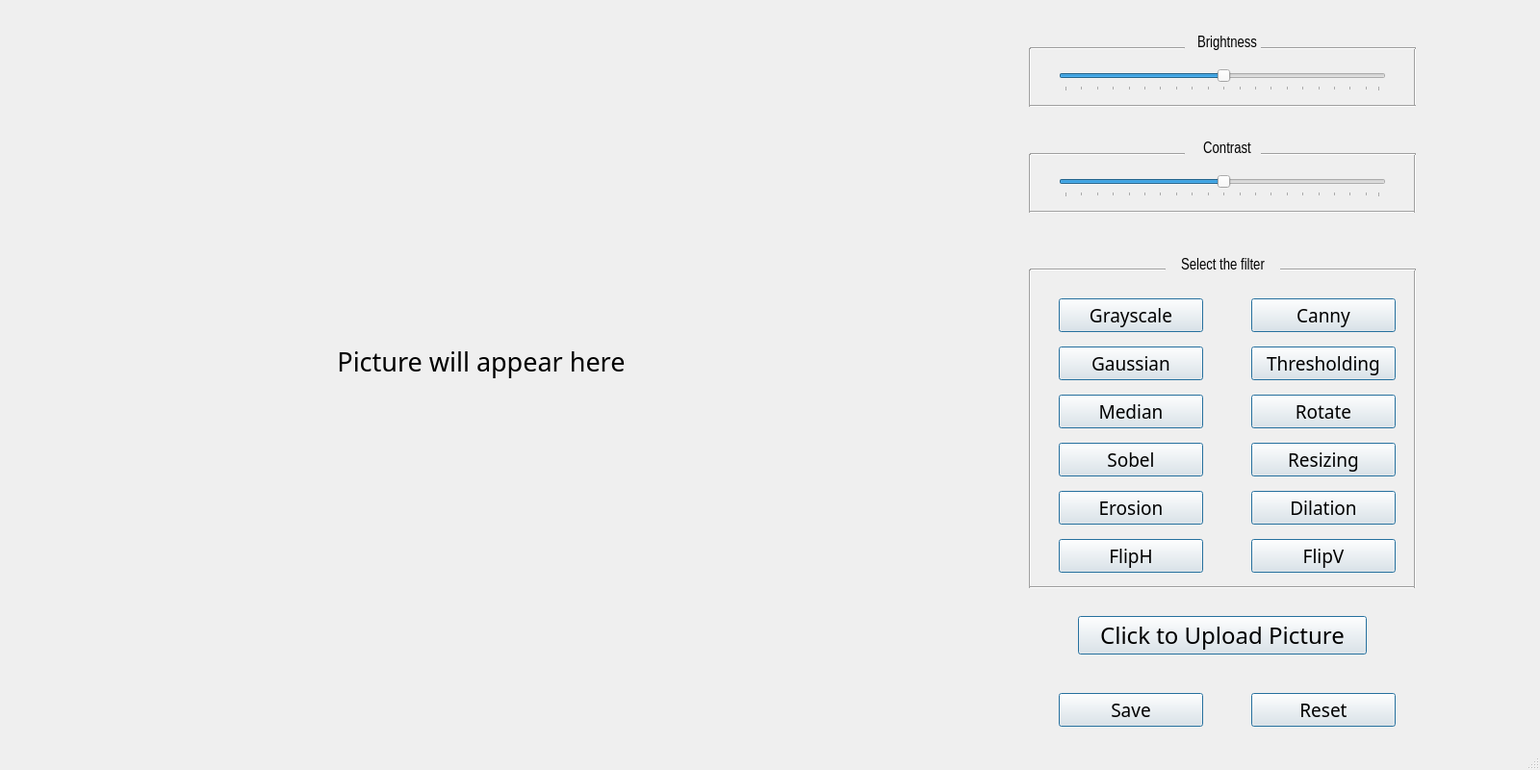
<?xml version="1.0" encoding="UTF-8"?>
<ui version="4.0">
 <class>Camera</class>
 <widget class="QMainWindow" name="Camera">
  <property name="geometry">
   <rect>
    <x>0</x>
    <y>0</y>
    <width>1600</width>
    <height>800</height>
   </rect>
  </property>
  <property name="font">
   <font>
    <family>Arial Rounded MT Bold</family>
   </font>
  </property>
  <property name="windowTitle">
   <string>MainWindow</string>
  </property>
  <widget class="QWidget" name="centralwidget">
   <widget class="QLabel" name="imagelabel">
    <property name="geometry">
     <rect>
      <x>0</x>
      <y>0</y>
      <width>1000</width>
      <height>750</height>
     </rect>
    </property>
    <property name="sizePolicy">
     <sizepolicy hsizetype="Expanding" vsizetype="Expanding">
      <horstretch>0</horstretch>
      <verstretch>0</verstretch>
     </sizepolicy>
    </property>
    <property name="font">
     <font>
      <family>Agency FB</family>
      <pointsize>20</pointsize>
     </font>
    </property>
    <property name="text">
     <string>Picture will appear here</string>
    </property>
    <property name="alignment">
     <set>Qt::AlignCenter</set>
    </property>
   </widget>
   <widget class="QPushButton" name="uploadimage">
    <property name="geometry">
     <rect>
      <x>1120</x>
      <y>640</y>
      <width>300</width>
      <height>40</height>
     </rect>
    </property>
    <property name="font">
     <font>
      <family>Agency FB</family>
      <pointsize>18</pointsize>
      <weight>50</weight>
      <bold>false</bold>
     </font>
    </property>
    <property name="text">
     <string>Click to Upload Picture</string>
    </property>
    <property name="autoDefault">
     <bool>false</bool>
    </property>
    <property name="default">
     <bool>true</bool>
    </property>
    <property name="flat">
     <bool>false</bool>
    </property>
   </widget>
   <widget class="QPushButton" name="grayscale">
    <property name="geometry">
     <rect>
      <x>1100</x>
      <y>310</y>
      <width>150</width>
      <height>35</height>
     </rect>
    </property>
    <property name="font">
     <font>
      <family>Agency FB</family>
      <pointsize>14</pointsize>
      <weight>50</weight>
      <bold>false</bold>
     </font>
    </property>
    <property name="text">
     <string>Grayscale</string>
    </property>
    <property name="default">
     <bool>true</bool>
    </property>
    <property name="flat">
     <bool>false</bool>
    </property>
   </widget>
   <widget class="QPushButton" name="gaussian">
    <property name="geometry">
     <rect>
      <x>1100</x>
      <y>360</y>
      <width>150</width>
      <height>35</height>
     </rect>
    </property>
    <property name="font">
     <font>
      <family>Agency FB</family>
      <pointsize>14</pointsize>
      <weight>50</weight>
      <bold>false</bold>
     </font>
    </property>
    <property name="text">
     <string>Gaussian</string>
    </property>
    <property name="default">
     <bool>true</bool>
    </property>
    <property name="flat">
     <bool>false</bool>
    </property>
   </widget>
   <widget class="QPushButton" name="median">
    <property name="geometry">
     <rect>
      <x>1100</x>
      <y>410</y>
      <width>150</width>
      <height>35</height>
     </rect>
    </property>
    <property name="font">
     <font>
      <family>Agency FB</family>
      <pointsize>14</pointsize>
      <weight>50</weight>
      <bold>false</bold>
     </font>
    </property>
    <property name="text">
     <string>Median</string>
    </property>
    <property name="default">
     <bool>true</bool>
    </property>
    <property name="flat">
     <bool>false</bool>
    </property>
   </widget>
   <widget class="QPushButton" name="sobel">
    <property name="geometry">
     <rect>
      <x>1100</x>
      <y>460</y>
      <width>150</width>
      <height>35</height>
     </rect>
    </property>
    <property name="font">
     <font>
      <family>Agency FB</family>
      <pointsize>14</pointsize>
      <weight>50</weight>
      <bold>false</bold>
     </font>
    </property>
    <property name="text">
     <string>Sobel</string>
    </property>
    <property name="default">
     <bool>true</bool>
    </property>
    <property name="flat">
     <bool>false</bool>
    </property>
   </widget>
   <widget class="QPushButton" name="save">
    <property name="geometry">
     <rect>
      <x>1100</x>
      <y>720</y>
      <width>150</width>
      <height>35</height>
     </rect>
    </property>
    <property name="font">
     <font>
      <family>Agency FB</family>
      <pointsize>14</pointsize>
      <weight>50</weight>
      <bold>false</bold>
     </font>
    </property>
    <property name="text">
     <string>Save</string>
    </property>
    <property name="default">
     <bool>true</bool>
    </property>
    <property name="flat">
     <bool>false</bool>
    </property>
   </widget>
   <widget class="QPushButton" name="canny">
    <property name="geometry">
     <rect>
      <x>1300</x>
      <y>310</y>
      <width>150</width>
      <height>35</height>
     </rect>
    </property>
    <property name="font">
     <font>
      <family>Agency FB</family>
      <pointsize>14</pointsize>
      <weight>50</weight>
      <bold>false</bold>
     </font>
    </property>
    <property name="text">
     <string>Canny</string>
    </property>
    <property name="default">
     <bool>true</bool>
    </property>
    <property name="flat">
     <bool>false</bool>
    </property>
   </widget>
   <widget class="QPushButton" name="thresholding">
    <property name="geometry">
     <rect>
      <x>1300</x>
      <y>360</y>
      <width>150</width>
      <height>35</height>
     </rect>
    </property>
    <property name="font">
     <font>
      <family>Agency FB</family>
      <pointsize>14</pointsize>
      <weight>50</weight>
      <bold>false</bold>
     </font>
    </property>
    <property name="text">
     <string>Thresholding</string>
    </property>
    <property name="default">
     <bool>true</bool>
    </property>
    <property name="flat">
     <bool>false</bool>
    </property>
   </widget>
   <widget class="QPushButton" name="imagerotation">
    <property name="geometry">
     <rect>
      <x>1300</x>
      <y>410</y>
      <width>150</width>
      <height>35</height>
     </rect>
    </property>
    <property name="font">
     <font>
      <family>Agency FB</family>
      <pointsize>14</pointsize>
      <weight>50</weight>
      <bold>false</bold>
     </font>
    </property>
    <property name="text">
     <string>Rotate</string>
    </property>
    <property name="default">
     <bool>true</bool>
    </property>
    <property name="flat">
     <bool>false</bool>
    </property>
   </widget>
   <widget class="QPushButton" name="reset">
    <property name="geometry">
     <rect>
      <x>1300</x>
      <y>720</y>
      <width>150</width>
      <height>35</height>
     </rect>
    </property>
    <property name="font">
     <font>
      <family>Agency FB</family>
      <pointsize>14</pointsize>
      <weight>50</weight>
      <bold>false</bold>
     </font>
    </property>
    <property name="text">
     <string>Reset</string>
    </property>
    <property name="default">
     <bool>true</bool>
    </property>
    <property name="flat">
     <bool>false</bool>
    </property>
   </widget>
   <widget class="QPushButton" name="imageresizing">
    <property name="geometry">
     <rect>
      <x>1300</x>
      <y>460</y>
      <width>150</width>
      <height>35</height>
     </rect>
    </property>
    <property name="font">
     <font>
      <family>Agency FB</family>
      <pointsize>14</pointsize>
      <weight>50</weight>
      <bold>false</bold>
     </font>
    </property>
    <property name="text">
     <string>Resizing</string>
    </property>
    <property name="default">
     <bool>true</bool>
    </property>
    <property name="flat">
     <bool>false</bool>
    </property>
   </widget>
   <widget class="QPushButton" name="erosion">
    <property name="geometry">
     <rect>
      <x>1100</x>
      <y>510</y>
      <width>150</width>
      <height>35</height>
     </rect>
    </property>
    <property name="font">
     <font>
      <family>Agency FB</family>
      <pointsize>14</pointsize>
      <weight>50</weight>
      <bold>false</bold>
     </font>
    </property>
    <property name="text">
     <string>Erosion</string>
    </property>
    <property name="default">
     <bool>true</bool>
    </property>
    <property name="flat">
     <bool>false</bool>
    </property>
   </widget>
   <widget class="QPushButton" name="dilation">
    <property name="geometry">
     <rect>
      <x>1300</x>
      <y>510</y>
      <width>150</width>
      <height>35</height>
     </rect>
    </property>
    <property name="font">
     <font>
      <family>Agency FB</family>
      <pointsize>14</pointsize>
      <weight>50</weight>
      <bold>false</bold>
     </font>
    </property>
    <property name="text">
     <string>Dilation</string>
    </property>
    <property name="default">
     <bool>true</bool>
    </property>
    <property name="flat">
     <bool>false</bool>
    </property>
   </widget>
   <widget class="QPushButton" name="flipH">
    <property name="geometry">
     <rect>
      <x>1100</x>
      <y>560</y>
      <width>150</width>
      <height>35</height>
     </rect>
    </property>
    <property name="font">
     <font>
      <family>Agency FB</family>
      <pointsize>14</pointsize>
      <weight>50</weight>
      <bold>false</bold>
     </font>
    </property>
    <property name="text">
     <string>FlipH</string>
    </property>
    <property name="default">
     <bool>true</bool>
    </property>
    <property name="flat">
     <bool>false</bool>
    </property>
   </widget>
   <widget class="QPushButton" name="flipV">
    <property name="geometry">
     <rect>
      <x>1300</x>
      <y>560</y>
      <width>150</width>
      <height>35</height>
     </rect>
    </property>
    <property name="font">
     <font>
      <family>Agency FB</family>
      <pointsize>14</pointsize>
      <weight>50</weight>
      <bold>false</bold>
     </font>
    </property>
    <property name="text">
     <string>FlipV</string>
    </property>
    <property name="default">
     <bool>true</bool>
    </property>
    <property name="flat">
     <bool>false</bool>
    </property>
   </widget>
   <widget class="QLabel" name="label">
    <property name="geometry">
     <rect>
      <x>1200</x>
      <y>260</y>
      <width>141</width>
      <height>31</height>
     </rect>
    </property>
    <property name="font">
     <font>
      <family>Arial Narrow</family>
      <pointsize>12</pointsize>
     </font>
    </property>
    <property name="text">
     <string>Select the filter</string>
    </property>
    <property name="alignment">
     <set>Qt::AlignCenter</set>
    </property>
   </widget>
   <widget class="Line" name="line">
    <property name="geometry">
     <rect>
      <x>1070</x>
      <y>270</y>
      <width>141</width>
      <height>20</height>
     </rect>
    </property>
    <property name="orientation">
     <enum>Qt::Horizontal</enum>
    </property>
   </widget>
   <widget class="Line" name="line_2">
    <property name="geometry">
     <rect>
      <x>1060</x>
      <y>280</y>
      <width>20</width>
      <height>331</height>
     </rect>
    </property>
    <property name="orientation">
     <enum>Qt::Vertical</enum>
    </property>
   </widget>
   <widget class="Line" name="line_3">
    <property name="geometry">
     <rect>
      <x>1070</x>
      <y>600</y>
      <width>401</width>
      <height>20</height>
     </rect>
    </property>
    <property name="orientation">
     <enum>Qt::Horizontal</enum>
    </property>
   </widget>
   <widget class="Line" name="line_4">
    <property name="geometry">
     <rect>
      <x>1460</x>
      <y>280</y>
      <width>20</width>
      <height>331</height>
     </rect>
    </property>
    <property name="orientation">
     <enum>Qt::Vertical</enum>
    </property>
   </widget>
   <widget class="Line" name="line_5">
    <property name="geometry">
     <rect>
      <x>1330</x>
      <y>270</y>
      <width>141</width>
      <height>20</height>
     </rect>
    </property>
    <property name="orientation">
     <enum>Qt::Horizontal</enum>
    </property>
   </widget>
   <widget class="QSlider" name="contrast">
    <property name="geometry">
     <rect>
      <x>1100</x>
      <y>180</y>
      <width>340</width>
      <height>25</height>
     </rect>
    </property>
    <property name="autoFillBackground">
     <bool>true</bool>
    </property>
    <property name="sliderPosition">
     <number>50</number>
    </property>
    <property name="orientation">
     <enum>Qt::Horizontal</enum>
    </property>
    <property name="invertedAppearance">
     <bool>false</bool>
    </property>
    <property name="invertedControls">
     <bool>false</bool>
    </property>
    <property name="tickPosition">
     <enum>QSlider::TicksBelow</enum>
    </property>
    <property name="tickInterval">
     <number>5</number>
    </property>
   </widget>
   <widget class="QSlider" name="brightness">
    <property name="geometry">
     <rect>
      <x>1100</x>
      <y>70</y>
      <width>340</width>
      <height>25</height>
     </rect>
    </property>
    <property name="autoFillBackground">
     <bool>true</bool>
    </property>
    <property name="sliderPosition">
     <number>50</number>
    </property>
    <property name="orientation">
     <enum>Qt::Horizontal</enum>
    </property>
    <property name="invertedAppearance">
     <bool>false</bool>
    </property>
    <property name="invertedControls">
     <bool>false</bool>
    </property>
    <property name="tickPosition">
     <enum>QSlider::TicksBelow</enum>
    </property>
    <property name="tickInterval">
     <number>5</number>
    </property>
   </widget>
   <widget class="QLabel" name="label_2">
    <property name="geometry">
     <rect>
      <x>1200</x>
      <y>30</y>
      <width>150</width>
      <height>30</height>
     </rect>
    </property>
    <property name="font">
     <font>
      <family>Arial Narrow</family>
      <pointsize>12</pointsize>
     </font>
    </property>
    <property name="text">
     <string>Brightness</string>
    </property>
    <property name="textFormat">
     <enum>Qt::AutoText</enum>
    </property>
    <property name="alignment">
     <set>Qt::AlignCenter</set>
    </property>
    <property name="indent">
     <number>1</number>
    </property>
   </widget>
   <widget class="QLabel" name="label_3">
    <property name="geometry">
     <rect>
      <x>1200</x>
      <y>140</y>
      <width>150</width>
      <height>30</height>
     </rect>
    </property>
    <property name="font">
     <font>
      <family>Arial Narrow</family>
      <pointsize>12</pointsize>
     </font>
    </property>
    <property name="text">
     <string>Contrast</string>
    </property>
    <property name="textFormat">
     <enum>Qt::AutoText</enum>
    </property>
    <property name="alignment">
     <set>Qt::AlignCenter</set>
    </property>
    <property name="indent">
     <number>1</number>
    </property>
   </widget>
   <widget class="Line" name="line_6">
    <property name="geometry">
     <rect>
      <x>1070</x>
      <y>40</y>
      <width>161</width>
      <height>20</height>
     </rect>
    </property>
    <property name="orientation">
     <enum>Qt::Horizontal</enum>
    </property>
   </widget>
   <widget class="Line" name="line_7">
    <property name="geometry">
     <rect>
      <x>1060</x>
      <y>50</y>
      <width>20</width>
      <height>61</height>
     </rect>
    </property>
    <property name="orientation">
     <enum>Qt::Vertical</enum>
    </property>
   </widget>
   <widget class="Line" name="line_8">
    <property name="geometry">
     <rect>
      <x>1460</x>
      <y>50</y>
      <width>20</width>
      <height>61</height>
     </rect>
    </property>
    <property name="orientation">
     <enum>Qt::Vertical</enum>
    </property>
   </widget>
   <widget class="Line" name="line_10">
    <property name="geometry">
     <rect>
      <x>1070</x>
      <y>100</y>
      <width>401</width>
      <height>20</height>
     </rect>
    </property>
    <property name="orientation">
     <enum>Qt::Horizontal</enum>
    </property>
   </widget>
   <widget class="Line" name="line_11">
    <property name="geometry">
     <rect>
      <x>1310</x>
      <y>40</y>
      <width>161</width>
      <height>20</height>
     </rect>
    </property>
    <property name="orientation">
     <enum>Qt::Horizontal</enum>
    </property>
   </widget>
   <widget class="Line" name="line_12">
    <property name="geometry">
     <rect>
      <x>1070</x>
      <y>150</y>
      <width>161</width>
      <height>20</height>
     </rect>
    </property>
    <property name="orientation">
     <enum>Qt::Horizontal</enum>
    </property>
   </widget>
   <widget class="Line" name="line_13">
    <property name="geometry">
     <rect>
      <x>1060</x>
      <y>160</y>
      <width>20</width>
      <height>61</height>
     </rect>
    </property>
    <property name="orientation">
     <enum>Qt::Vertical</enum>
    </property>
   </widget>
   <widget class="Line" name="line_14">
    <property name="geometry">
     <rect>
      <x>1070</x>
      <y>210</y>
      <width>401</width>
      <height>20</height>
     </rect>
    </property>
    <property name="orientation">
     <enum>Qt::Horizontal</enum>
    </property>
   </widget>
   <widget class="Line" name="line_15">
    <property name="geometry">
     <rect>
      <x>1460</x>
      <y>160</y>
      <width>20</width>
      <height>61</height>
     </rect>
    </property>
    <property name="orientation">
     <enum>Qt::Vertical</enum>
    </property>
   </widget>
   <widget class="Line" name="line_16">
    <property name="geometry">
     <rect>
      <x>1310</x>
      <y>150</y>
      <width>161</width>
      <height>20</height>
     </rect>
    </property>
    <property name="orientation">
     <enum>Qt::Horizontal</enum>
    </property>
   </widget>
  </widget>
  <widget class="QMenuBar" name="menubar">
   <property name="geometry">
    <rect>
     <x>0</x>
     <y>0</y>
     <width>1600</width>
     <height>20</height>
    </rect>
   </property>
  </widget>
  <widget class="QStatusBar" name="statusbar"/>
 </widget>
 <resources/>
 <connections/>
</ui>
